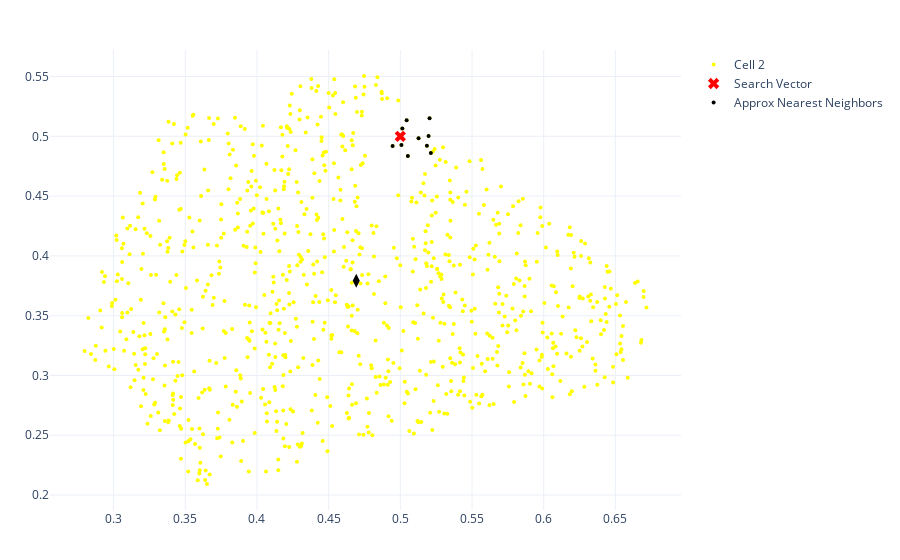

The code cell stored with this chart in its notebook:
### Code cell
fig_search = create_plot()

for uid in unique_searched_ids:
  mask = (cell_ids == uid)
  masked_vectors = vectors[mask]
  plot_points(fig_search, masked_vectors, color_map[uid], label="Cell {}".format(uid))
  plot_points(fig_search, centroids[uid].reshape(1, -1), symbol="diamond-tall", color="black", size=10, label="Centroid for Cell {}".format(uid), showlegend=False)

plot_points(fig_search, points=search_vector, color='red', label="Search Vector", symbol="x", size=10)

ann_vectors = np.array(df_ann["vector"].tolist())
plot_points(fig_search, points=ann_vectors, color='black', label="Approx Nearest Neighbors")

fig_search

### Figure 1 — Plotly figure (JSON) as saved in the notebook; plotly's stock layout.template omitted (floating-point values rounded to 4 significant figures; data arrays with more than 128 entries replaced by an {"elided": "..."} marker saying what was removed)
{"data": [{"marker": {"color": "rgb(255,255,0)", "size": 4, "symbol": "circle"}, "mode": "markers", "name": "Cell 2", "showlegend": true, "type": "scatter", "x": {"elided": "890 float values"}, "y": {"elided": "890 float values"}}, {"marker": {"color": "black", "size": 10, "symbol": "diamond-tall"}, "mode": "markers", "name": "Centroid for Cell 2", "showlegend": false, "type": "scatter", "x": [0.4693], "y": [0.3793]}, {"marker": {"color": "red", "size": 10, "symbol": "x"}, "mode": "markers", "name": "Search Vector", "showlegend": true, "type": "scatter", "x": [0.5], "y": [0.5]}, {"marker": {"color": "black", "size": 4, "symbol": "circle"}, "mode": "markers", "name": "Approx Nearest Neighbors", "showlegend": true, "type": "scatter", "x": [0.5014, 0.5008, 0.4946, 0.5127, 0.5044, 0.5053, 0.5197, 0.5185, 0.5213, 0.5204], "y": [0.5066, 0.4928, 0.4919, 0.4984, 0.5135, 0.4835, 0.5003, 0.4921, 0.4861, 0.5152]}], "layout": {"margin": {"b": 50, "l": 50, "r": 50, "t": 50}}}
